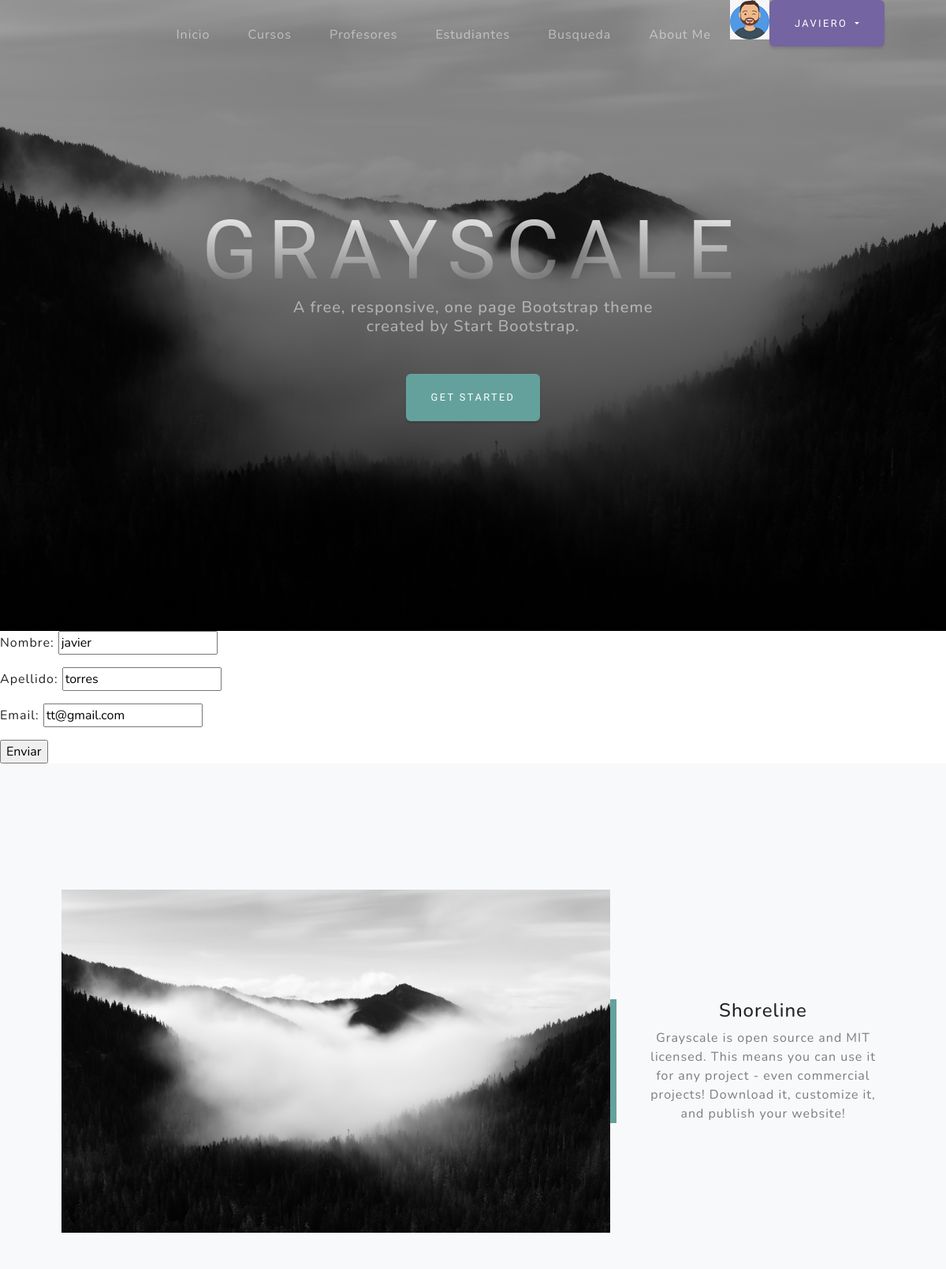
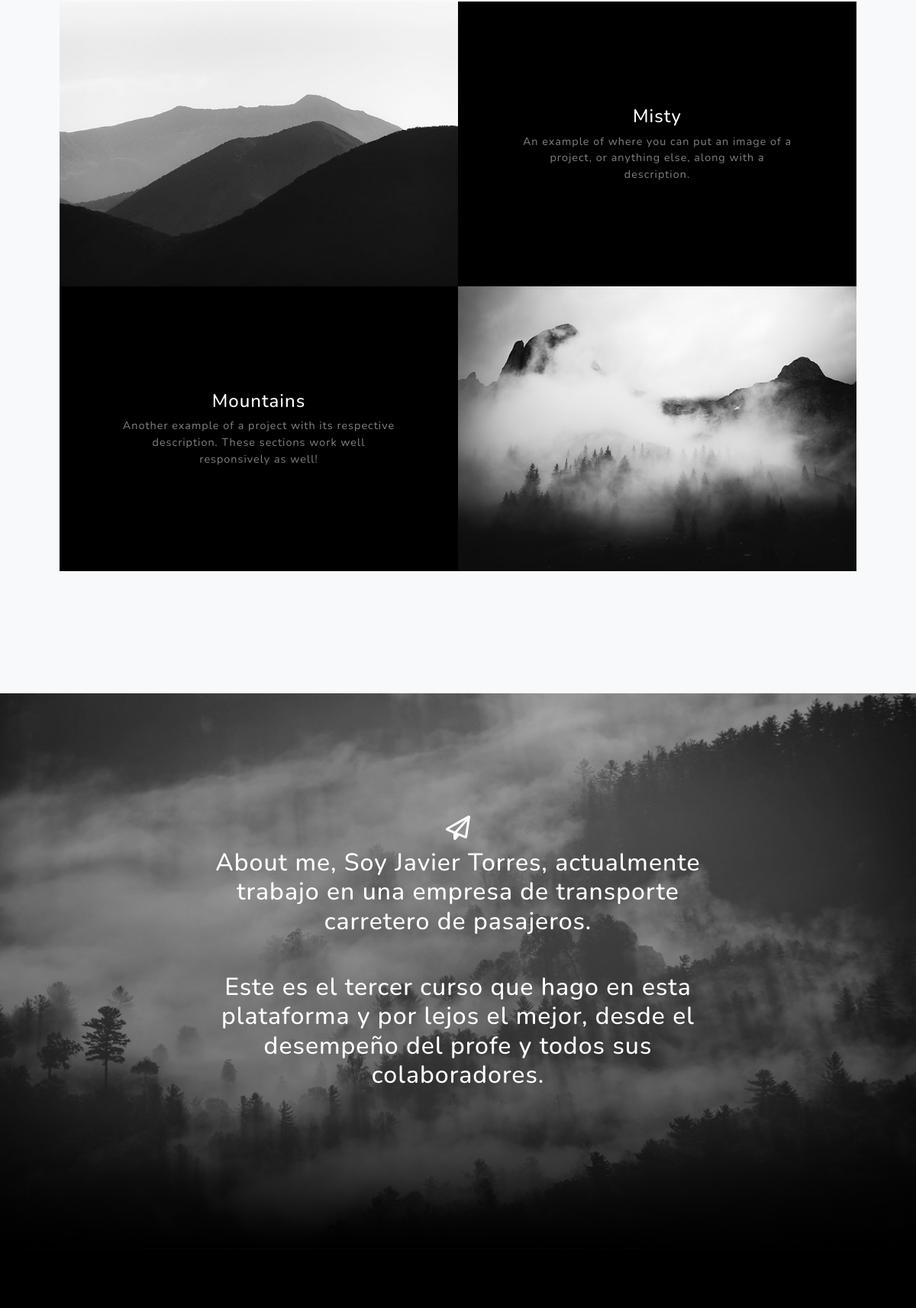
Screenshot of /ProyectoFinal/estudiante/editar/2 (signed in, upper part) with the database file from the repository (2 pictures, top to bottom).
### users/models.py (models this page shows, shortened)
class Imagen(models.Model):
    user = models.OneToOneField(User, on_delete=models.CASCADE)
    imagen = models.ImageField(upload_to='imagenes', null=True, blank = True)

### ProyectoFinal/models.py (models this page shows, shortened)
class Estudiante(models.Model):
    nombre = models.CharField(max_length=30)
    apellido = models.CharField(max_length=30)
    email = models.EmailField()

### ProyectoFinal/views_clases.py (the view)
# urls.py: path('estudiante/editar/<int:pk>', views_clases.EstudianteUpdateView.as_view(), name='EstudianteEdit'),
class EstudianteUpdateView(LoginRequiredMixin,UpdateView):
    model = Estudiante
    success_url = reverse_lazy("EstudianteList")
    template_name = "proyectofinal/Vistas_Clases/estudiantes_update.html"
    fields = ["nombre", "apellido", "email"]

### ProyectoFinal/templates/proyectofinal/Vistas_Clases/estudiantes_update.html (shortened to what this page needs)
<!DOCTYPE html>
<html lang="en">
<head>
</head>
<body>
    {% extends "ProyectoFinal/index.html" %}
    {%load static %}
    {%block quecambia %}
    <form action="" method="POST">
        {{ form.as_p }}
        <input type="submit" value="Enviar">
    </form>
    {%endblock%}

### ProyectoFinal/templates/proyectofinal/index.html (shortened to what this page needs)
{%load static %}
<!DOCTYPE html>
<html lang="en">
    <head>
        <link href="{% static 'proyectofinal/css/styles.css' %}" rel="stylesheet" />
    </head>
    <body id="page-top">
        <nav class="navbar navbar-expand-lg navbar-light fixed-top" id="mainNav">
            <div class="container px-4 px-lg-5">
                <div class="collapse navbar-collapse" id="navbarResponsive">
                    <ul class="navbar-nav ms-auto">
                        <li class="nav-item"><a class="nav-link" href="{% url 'inicio' %}">Inicio</a></li>
                        <li class="nav-item"><a class="nav-link" href="{% url 'cursos' %}">Cursos</a></li>
                        <li class="nav-item"><a class="nav-link" href="{% url 'profesores' %}">Profesores</a></li>
                        <li class="nav-item"><a class="nav-link" href="{% url 'estudiantes' %}">Estudiantes</a></li>
                        <li class="nav-item"><a class="nav-link" href="{% url 'busqueda' %}">Busqueda</a></li>
                        <li class="nav-item"><a class="nav-link" href="#signup">About Me</a></li>
                        {% if request.user.is_authenticated %}
                            <img src="{{request.user.imagen.imagen.url}}" alt="" style="height: 50px;width: 50px;">
                            <div class="dropdown">
                                <button class="btn btn-secondary dropdown-toggle" type="button" id="dropdownMenuButton1" data-bs-toggle="dropdown" aria-expanded="false">
                                    {{ request.user.username }}
                                </button>
                            </div>
                        {% endif %}
                    </ul>
                </div>
            </div>
        </nav>
        <header class="masthead">
            <div class="container px-4 px-lg-5 d-flex h-100 align-items-center justify-content-center">
                <div class="d-flex justify-content-center">
                    <div class="text-center">
                        <h1 class="mx-auto my-0 text-uppercase">Grayscale</h1>
                        <h2 class="text-white-50 mx-auto mt-2 mb-5">A free, responsive, one page Bootstrap theme created by Start Bootstrap.</h2>
                        <a class="btn btn-primary" href="#about">Get Started</a>
                    </div>
                </div>
            </div>
        </header>
        {% block quecambia %}{% endblock %}
        <section class="projects-section bg-light" id="projects">
            <div class="container px-4 px-lg-5">
                <div class="row gx-0 mb-4 mb-lg-5 align-items-center">
                    <div class="col-xl-8 col-lg-7"><img class="img-fluid mb-3 mb-lg-0" src="{% static 'proyectofinal/assets/img/bg-masthead.jpg' %}" alt="..." /></div>
                    <div class="col-xl-4 col-lg-5">
                        <div class="featured-text text-center text-lg-left">
                            <h4>Shoreline</h4>
                            <p class="text-black-50 mb-0">Grayscale is open source and MIT licensed. This means you can use it for any project - even commercial projects! Download it, customize it, and publish your website!</p>
                        </div>
                    </div>
                </div>
                <div class="row gx-0 mb-5 mb-lg-0 justify-content-center">
                    <div class="col-lg-6"><img class="img-fluid" src="{% static 'proyectofinal/assets/img/demo-image-01.jpg' %}" alt="..." /></div>
                    <div class="col-lg-6">
                        <div class="bg-black text-center h-100 project">
                            <div class="d-flex h-100">
                                <div class="project-text w-100 my-auto text-center text-lg-left">
                                    <h4 class="text-white">Misty</h4>
                                    <p class="mb-0 text-white-50">An example of where you can put an image of a project, or anything else, along with a description.</p>
                                </div>
                            </div>
                        </div>
                    </div>
                </div>
                <div class="row gx-0 justify-content-center">
                    <div class="col-lg-6"><img class="img-fluid" src="{% static 'appcoder/assets/img/demo-image-02.jpg' %}" alt="..." /></div>
                    <div class="col-lg-6 order-lg-first">
                        <div class="bg-black text-center h-100 project">
                            <div class="d-flex h-100">
                                <div class="project-text w-100 my-auto text-center text-lg-right">
                                    <h4 class="text-white">Mountains</h4>
                                    <p class="mb-0 text-white-50">Another example of a project with its respective description. These sections work well responsively as well!</p>
                                </div>
                            </div>
                        </div>
                    </div>
                </div>
            </div>
        </section>
        <section class="signup-section" id="signup">
            <div class="container px-4 px-lg-5">
                <div class="row gx-4 gx-lg-5">
                    <div class="col-md-10 col-lg-8 mx-auto text-center">
                        <i class="far fa-paper-plane fa-2x mb-2 text-white"></i>
                        <h2 class="text-white mb-5">About me, Soy Javier Torres, actualmente trabajo en una empresa de transporte carretero de pasajeros.</h2>
                        <h2 class="text-white mb-5">Este es el tercer curso que hago en esta plataforma y por lejos el mejor, desde el desempeño del profe y todos sus colaboradores.</h2>
                                </div>
                    </div>
                </div>
        </section>
        <section class="contact-section bg-black">
        </section>
    </body>
</html>

### rows the page displays
Estudiante: nombre "javier", apellido "torres", email "tt@gmail.com"

### other values shown
{{ request.user.username }} "JAVIERO"
